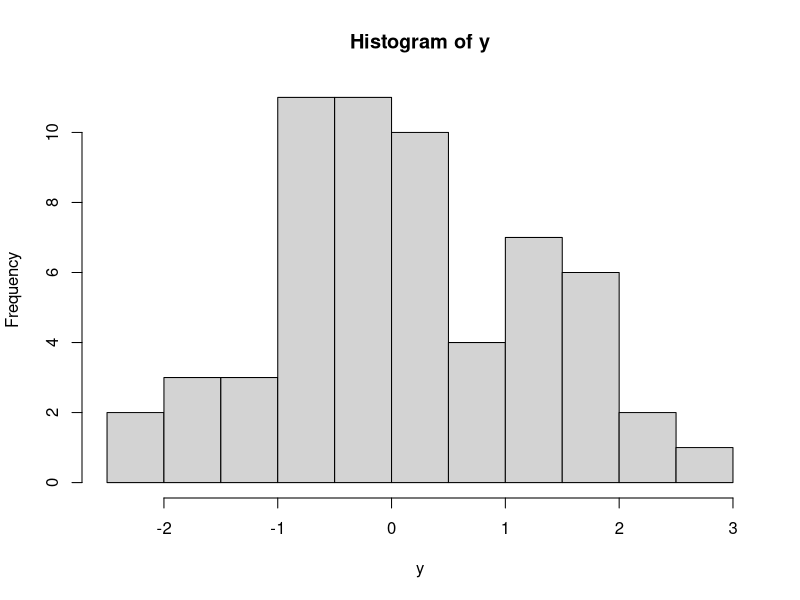

Here is the R script that generated this plot:
y<- c(rnorm(30),rnorm(30)+ 0.1)

p<- length(y)

hist(y)

D<- abs(outer(y,y,"-"))


W<- exp(-D)


diag(W)=0
Dw = rowSums(W)

Lw = diag(Dw) - W  

# normalized Laplacian
Nw = diag(sqrt(1/Dw))%*% Lw %*%diag(sqrt(1/Dw))

# Marginal inclusion
Omega = solve(Lw + 1/p + 1E-12* diag(1,p))

DOmega1 = matrix(diag(Omega),p,p)

M = (DOmega1+ t(DOmega1)-2*Omega)*W

#eigendecomp of M, vectors sorted in descending order of values
ev_decomp_M = eigen(M)

#eigendecomp of Nw, vectors sorted in ascending order of values
ev_decomp_Nw = eigen(Nw)
ev_decomp_Nw$vectors = ev_decomp_Nw$vectors[,order(ev_decomp_Nw$values)]


align<- function(x,y){
  a = sum(abs(x-y))
  b = sum(abs(x+y))
  ifelse(a<b,1,-1)
}


#par(mfrow=c(3,2))
for( i in 1:p){
  #plot(ev_decomp_M$vectors[,i], main=i)
  # align the signs
  s = align(ev_decomp_M$vectors[,i], ev_decomp_Nw$vectors[,i])
  #lines(s*ev_decomp_Nw$vectors[,i])
  print(sum((ev_decomp_M$vectors[,i]-s*ev_decomp_Nw$vectors[,i])^2))
}